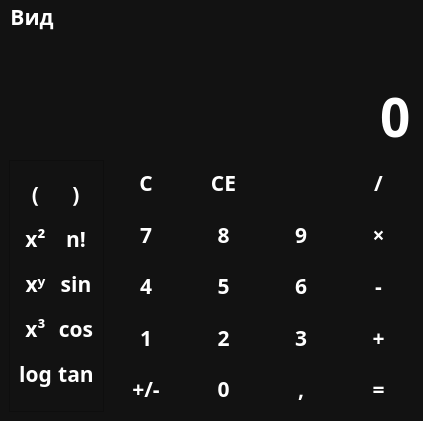
<?xml version="1.0" encoding="UTF-8"?>
<ui version="4.0">
 <class>MainWindow</class>
 <widget class="QMainWindow" name="MainWindow">
  <property name="geometry">
   <rect>
    <x>0</x>
    <y>0</y>
    <width>423</width>
    <height>421</height>
   </rect>
  </property>
  <property name="windowTitle">
   <string>MainWindow</string>
  </property>
  <property name="windowIcon">
   <iconset resource="files.qrc">
    <normaloff>:/icons/icons/calculate_24dp_000000_FILL1_wght400_GRAD0_opsz24.png</normaloff>:/icons/icons/calculate_24dp_000000_FILL1_wght400_GRAD0_opsz24.png</iconset>
  </property>
  <property name="styleSheet">
   <string notr="true">QWidget {
	color: white;
	background-color: #121212;
	font-family: Rubik;
	font-size: 16pt;
	font-weight: 600;
}

QPushButton {
	background-color: transparent;
	border: none;
}

QPushButton:hover {
	background-color: #666;
}

QPushButton:pressed {
	background-color: #888;
}</string>
  </property>
  <widget class="QWidget" name="centralwidget">
   <layout class="QVBoxLayout" name="verticalLayout">
    <item>
     <widget class="QLabel" name="lbl_temp">
      <property name="sizePolicy">
       <sizepolicy hsizetype="Expanding" vsizetype="Maximum">
        <horstretch>0</horstretch>
        <verstretch>0</verstretch>
       </sizepolicy>
      </property>
      <property name="cursor">
       <cursorShape>PointingHandCursor</cursorShape>
      </property>
      <property name="styleSheet">
       <string notr="true">color: #888;</string>
      </property>
      <property name="text">
       <string/>
      </property>
      <property name="alignment">
       <set>Qt::AlignmentFlag::AlignRight|Qt::AlignmentFlag::AlignTrailing|Qt::AlignmentFlag::AlignVCenter</set>
      </property>
     </widget>
    </item>
    <item>
     <widget class="QLineEdit" name="le_entry">
      <property name="styleSheet">
       <string notr="true">font-size: 40pt;
border: none;</string>
      </property>
      <property name="text">
       <string>0</string>
      </property>
      <property name="maxLength">
       <number>10</number>
      </property>
      <property name="alignment">
       <set>Qt::AlignmentFlag::AlignRight|Qt::AlignmentFlag::AlignTrailing|Qt::AlignmentFlag::AlignVCenter</set>
      </property>
      <property name="readOnly">
       <bool>true</bool>
      </property>
     </widget>
    </item>
    <item>
     <layout class="QGridLayout" name="layout_buttons">
      <item row="2" column="2">
       <widget class="QPushButton" name="btn_5">
        <property name="sizePolicy">
         <sizepolicy hsizetype="Minimum" vsizetype="Expanding">
          <horstretch>0</horstretch>
          <verstretch>0</verstretch>
         </sizepolicy>
        </property>
        <property name="cursor">
         <cursorShape>PointingHandCursor</cursorShape>
        </property>
        <property name="text">
         <string>5</string>
        </property>
        <property name="shortcut">
         <string>5</string>
        </property>
       </widget>
      </item>
      <item row="0" column="2">
       <widget class="QPushButton" name="btn_ce">
        <property name="sizePolicy">
         <sizepolicy hsizetype="Minimum" vsizetype="Expanding">
          <horstretch>0</horstretch>
          <verstretch>0</verstretch>
         </sizepolicy>
        </property>
        <property name="cursor">
         <cursorShape>PointingHandCursor</cursorShape>
        </property>
        <property name="text">
         <string>CE</string>
        </property>
        <property name="shortcut">
         <string>Del</string>
        </property>
       </widget>
      </item>
      <item row="0" column="1">
       <widget class="QPushButton" name="btn_clear">
        <property name="sizePolicy">
         <sizepolicy hsizetype="Minimum" vsizetype="Expanding">
          <horstretch>0</horstretch>
          <verstretch>0</verstretch>
         </sizepolicy>
        </property>
        <property name="cursor">
         <cursorShape>PointingHandCursor</cursorShape>
        </property>
        <property name="text">
         <string>C</string>
        </property>
       </widget>
      </item>
      <item row="2" column="3">
       <widget class="QPushButton" name="btn_6">
        <property name="sizePolicy">
         <sizepolicy hsizetype="Minimum" vsizetype="Expanding">
          <horstretch>0</horstretch>
          <verstretch>0</verstretch>
         </sizepolicy>
        </property>
        <property name="cursor">
         <cursorShape>PointingHandCursor</cursorShape>
        </property>
        <property name="text">
         <string>6</string>
        </property>
        <property name="shortcut">
         <string>6</string>
        </property>
       </widget>
      </item>
      <item row="4" column="1">
       <widget class="QPushButton" name="btn_neg">
        <property name="sizePolicy">
         <sizepolicy hsizetype="Minimum" vsizetype="Expanding">
          <horstretch>0</horstretch>
          <verstretch>0</verstretch>
         </sizepolicy>
        </property>
        <property name="cursor">
         <cursorShape>PointingHandCursor</cursorShape>
        </property>
        <property name="text">
         <string>+/-</string>
        </property>
       </widget>
      </item>
      <item row="2" column="1">
       <widget class="QPushButton" name="btn_4">
        <property name="sizePolicy">
         <sizepolicy hsizetype="Minimum" vsizetype="Expanding">
          <horstretch>0</horstretch>
          <verstretch>0</verstretch>
         </sizepolicy>
        </property>
        <property name="cursor">
         <cursorShape>PointingHandCursor</cursorShape>
        </property>
        <property name="text">
         <string>4</string>
        </property>
        <property name="shortcut">
         <string>4</string>
        </property>
       </widget>
      </item>
      <item row="3" column="3">
       <widget class="QPushButton" name="btn_3">
        <property name="sizePolicy">
         <sizepolicy hsizetype="Minimum" vsizetype="Expanding">
          <horstretch>0</horstretch>
          <verstretch>0</verstretch>
         </sizepolicy>
        </property>
        <property name="cursor">
         <cursorShape>PointingHandCursor</cursorShape>
        </property>
        <property name="text">
         <string>3</string>
        </property>
        <property name="shortcut">
         <string>3</string>
        </property>
       </widget>
      </item>
      <item row="4" column="2">
       <widget class="QPushButton" name="btn_0">
        <property name="sizePolicy">
         <sizepolicy hsizetype="Minimum" vsizetype="Expanding">
          <horstretch>0</horstretch>
          <verstretch>0</verstretch>
         </sizepolicy>
        </property>
        <property name="cursor">
         <cursorShape>PointingHandCursor</cursorShape>
        </property>
        <property name="text">
         <string>0</string>
        </property>
        <property name="shortcut">
         <string>0</string>
        </property>
       </widget>
      </item>
      <item row="1" column="2">
       <widget class="QPushButton" name="btn_8">
        <property name="sizePolicy">
         <sizepolicy hsizetype="Minimum" vsizetype="Expanding">
          <horstretch>0</horstretch>
          <verstretch>0</verstretch>
         </sizepolicy>
        </property>
        <property name="cursor">
         <cursorShape>PointingHandCursor</cursorShape>
        </property>
        <property name="text">
         <string>8</string>
        </property>
        <property name="shortcut">
         <string>8</string>
        </property>
       </widget>
      </item>
      <item row="1" column="4">
       <widget class="QPushButton" name="btn_mul">
        <property name="sizePolicy">
         <sizepolicy hsizetype="Minimum" vsizetype="Expanding">
          <horstretch>0</horstretch>
          <verstretch>0</verstretch>
         </sizepolicy>
        </property>
        <property name="cursor">
         <cursorShape>PointingHandCursor</cursorShape>
        </property>
        <property name="text">
         <string>×</string>
        </property>
        <property name="shortcut">
         <string>*</string>
        </property>
       </widget>
      </item>
      <item row="1" column="3">
       <widget class="QPushButton" name="btn_9">
        <property name="sizePolicy">
         <sizepolicy hsizetype="Minimum" vsizetype="Expanding">
          <horstretch>0</horstretch>
          <verstretch>0</verstretch>
         </sizepolicy>
        </property>
        <property name="cursor">
         <cursorShape>PointingHandCursor</cursorShape>
        </property>
        <property name="text">
         <string>9</string>
        </property>
        <property name="shortcut">
         <string>9</string>
        </property>
       </widget>
      </item>
      <item row="4" column="4">
       <widget class="QPushButton" name="btn_calc">
        <property name="sizePolicy">
         <sizepolicy hsizetype="Minimum" vsizetype="Expanding">
          <horstretch>0</horstretch>
          <verstretch>0</verstretch>
         </sizepolicy>
        </property>
        <property name="cursor">
         <cursorShape>PointingHandCursor</cursorShape>
        </property>
        <property name="text">
         <string>=</string>
        </property>
        <property name="shortcut">
         <string>=</string>
        </property>
       </widget>
      </item>
      <item row="3" column="2">
       <widget class="QPushButton" name="btn_2">
        <property name="sizePolicy">
         <sizepolicy hsizetype="Minimum" vsizetype="Expanding">
          <horstretch>0</horstretch>
          <verstretch>0</verstretch>
         </sizepolicy>
        </property>
        <property name="cursor">
         <cursorShape>PointingHandCursor</cursorShape>
        </property>
        <property name="text">
         <string>2</string>
        </property>
        <property name="shortcut">
         <string>2</string>
        </property>
       </widget>
      </item>
      <item row="3" column="4">
       <widget class="QPushButton" name="btn_plus">
        <property name="sizePolicy">
         <sizepolicy hsizetype="Minimum" vsizetype="Expanding">
          <horstretch>0</horstretch>
          <verstretch>0</verstretch>
         </sizepolicy>
        </property>
        <property name="cursor">
         <cursorShape>PointingHandCursor</cursorShape>
        </property>
        <property name="text">
         <string>+</string>
        </property>
        <property name="shortcut">
         <string>+</string>
        </property>
       </widget>
      </item>
      <item row="0" column="3">
       <widget class="QPushButton" name="btn_backspace">
        <property name="sizePolicy">
         <sizepolicy hsizetype="Minimum" vsizetype="Expanding">
          <horstretch>0</horstretch>
          <verstretch>0</verstretch>
         </sizepolicy>
        </property>
        <property name="cursor">
         <cursorShape>PointingHandCursor</cursorShape>
        </property>
        <property name="text">
         <string/>
        </property>
        <property name="icon">
         <iconset resource="files.qrc">
          <normaloff>:/icons/icons/backspace_24dp_FFFFFF_FILL1_wght400_GRAD0_opsz24.png</normaloff>:/icons/icons/backspace_24dp_FFFFFF_FILL1_wght400_GRAD0_opsz24.png</iconset>
        </property>
        <property name="iconSize">
         <size>
          <width>24</width>
          <height>24</height>
         </size>
        </property>
        <property name="shortcut">
         <string>Backspace</string>
        </property>
       </widget>
      </item>
      <item row="4" column="3">
       <widget class="QPushButton" name="btn_point">
        <property name="sizePolicy">
         <sizepolicy hsizetype="Minimum" vsizetype="Expanding">
          <horstretch>0</horstretch>
          <verstretch>0</verstretch>
         </sizepolicy>
        </property>
        <property name="cursor">
         <cursorShape>PointingHandCursor</cursorShape>
        </property>
        <property name="text">
         <string>,</string>
        </property>
       </widget>
      </item>
      <item row="3" column="1">
       <widget class="QPushButton" name="btn_1">
        <property name="sizePolicy">
         <sizepolicy hsizetype="Minimum" vsizetype="Expanding">
          <horstretch>0</horstretch>
          <verstretch>0</verstretch>
         </sizepolicy>
        </property>
        <property name="cursor">
         <cursorShape>PointingHandCursor</cursorShape>
        </property>
        <property name="text">
         <string>1</string>
        </property>
        <property name="shortcut">
         <string>1</string>
        </property>
       </widget>
      </item>
      <item row="0" column="4">
       <widget class="QPushButton" name="btn_div">
        <property name="sizePolicy">
         <sizepolicy hsizetype="Minimum" vsizetype="Expanding">
          <horstretch>0</horstretch>
          <verstretch>0</verstretch>
         </sizepolicy>
        </property>
        <property name="cursor">
         <cursorShape>PointingHandCursor</cursorShape>
        </property>
        <property name="text">
         <string>/</string>
        </property>
        <property name="shortcut">
         <string>/</string>
        </property>
       </widget>
      </item>
      <item row="2" column="4">
       <widget class="QPushButton" name="btn_sub">
        <property name="sizePolicy">
         <sizepolicy hsizetype="Minimum" vsizetype="Expanding">
          <horstretch>0</horstretch>
          <verstretch>0</verstretch>
         </sizepolicy>
        </property>
        <property name="cursor">
         <cursorShape>PointingHandCursor</cursorShape>
        </property>
        <property name="styleSheet">
         <string notr="true"/>
        </property>
        <property name="text">
         <string>-</string>
        </property>
        <property name="shortcut">
         <string>-</string>
        </property>
       </widget>
      </item>
      <item row="1" column="1">
       <widget class="QPushButton" name="btn_7">
        <property name="sizePolicy">
         <sizepolicy hsizetype="Minimum" vsizetype="Expanding">
          <horstretch>0</horstretch>
          <verstretch>0</verstretch>
         </sizepolicy>
        </property>
        <property name="cursor">
         <cursorShape>PointingHandCursor</cursorShape>
        </property>
        <property name="text">
         <string>7</string>
        </property>
        <property name="shortcut">
         <string>7</string>
        </property>
       </widget>
      </item>
      <item row="0" column="0" rowspan="5">
       <widget class="QFrame" name="engineering_panel">
        <property name="frameShape">
         <enum>QFrame::Shape::StyledPanel</enum>
        </property>
        <property name="frameShadow">
         <enum>QFrame::Shadow::Raised</enum>
        </property>
        <layout class="QGridLayout" name="gridLayout">
         <item row="1" column="0">
          <widget class="QPushButton" name="pushButton_2">
           <property name="text">
            <string>x²</string>
           </property>
          </widget>
         </item>
         <item row="3" column="0">
          <widget class="QPushButton" name="pushButton_4">
           <property name="text">
            <string>x³</string>
           </property>
          </widget>
         </item>
         <item row="2" column="0">
          <widget class="QPushButton" name="pushButton_3">
           <property name="text">
            <string>xʸ</string>
           </property>
          </widget>
         </item>
         <item row="0" column="0">
          <widget class="QPushButton" name="pushButton">
           <property name="text">
            <string>(</string>
           </property>
          </widget>
         </item>
         <item row="4" column="0">
          <widget class="QPushButton" name="pushButton_5">
           <property name="text">
            <string>log</string>
           </property>
          </widget>
         </item>
         <item row="0" column="1">
          <widget class="QPushButton" name="pushButton_6">
           <property name="text">
            <string>)</string>
           </property>
          </widget>
         </item>
         <item row="1" column="1">
          <widget class="QPushButton" name="pushButton_7">
           <property name="text">
            <string>n!</string>
           </property>
          </widget>
         </item>
         <item row="2" column="1">
          <widget class="QPushButton" name="pushButton_8">
           <property name="text">
            <string>sin</string>
           </property>
          </widget>
         </item>
         <item row="3" column="1">
          <widget class="QPushButton" name="pushButton_9">
           <property name="text">
            <string>cos</string>
           </property>
          </widget>
         </item>
         <item row="4" column="1">
          <widget class="QPushButton" name="btn_tan">
           <property name="text">
            <string>tan</string>
           </property>
          </widget>
         </item>
        </layout>
       </widget>
      </item>
     </layout>
    </item>
   </layout>
  </widget>
  <widget class="QMenuBar" name="menuBar">
   <property name="geometry">
    <rect>
     <x>0</x>
     <y>0</y>
     <width>423</width>
     <height>32</height>
    </rect>
   </property>
   <widget class="QMenu" name="menu">
    <property name="title">
     <string>Вид</string>
    </property>
    <addaction name="action_engineering"/>
   </widget>
   <addaction name="menu"/>
  </widget>
  <action name="action">
   <property name="text">
    <string>Инженерный</string>
   </property>
   <property name="font">
    <font/>
   </property>
  </action>
  <action name="action_engineering">
   <property name="text">
    <string>Инженерный</string>
   </property>
  </action>
 </widget>
 <resources>
  <include location="files.qrc"/>
 </resources>
 <connections/>
</ui>
